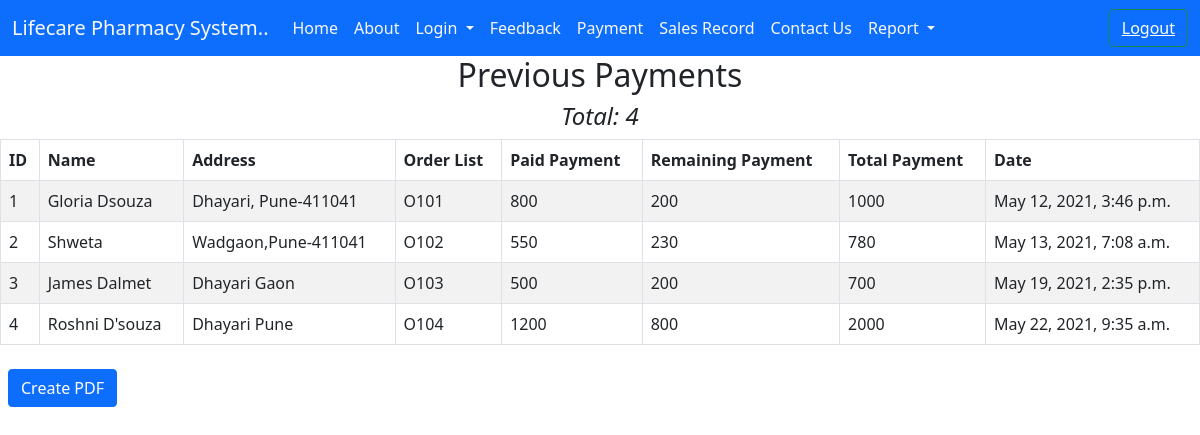
The page /PReport on the database its author committed.
### Home/models.py (models this page shows)
class Payment(models.Model):
    name = models.CharField(max_length=250)
    email_id = models.CharField(max_length=250)
    address = models.TextField()
    order_list = models.CharField(max_length=250)
    paid_payment = models.IntegerField(max_length=250)
    remaining_payment = models.CharField(max_length=250)
    total_payment = models.CharField(max_length=250)
    added_on = models.DateTimeField(auto_now_add=True)
    def __str__(self):
        return self.name

### Home/views.py (the view)
# urls.py: path('PReport',views.PReport, name='PReport'),
def PReport(request):
    home = Payment.objects.all()
    return render(request,"PReport.html", {'messages': home,"messages":home})

### templates/PReport.html (shortened to what this page needs)
{% extends 'base.html' %}
{% block body %}
    <div class="row">
        <div class="col-md-12">
            <h2 class="text-center">Previous Payments</h2>
            <h4 class="text-center"><em>Total: {{messages|length}}</em></h4>
            <table class="table table-bordered table-striped table-hover">
                <thead class="thead-dark">
                    <tr>
                        <th>ID</th>
                        <th>Name</th>
                        <th>Address</th>
                        <th> Order List</th>
                        <th>Paid Payment</th>
                        <th>Remaining Payment</th>
                        <th>Total Payment</th>
                        <th>Date</th>
                    </tr>
                </thead>
                <tbody>
                    {% for msg in messages %}
                        <tr>
                            <td>{{msg.id}}</td>
                            <td>{{msg.name}}</td>
                            <td>{{msg.address}}</td>
                            <td>{{msg.order_list}}</td>
                            <td>{{msg.paid_payment}}</td>
                            <td>{{msg.remaining_payment}}</td>
                            <td>{{msg.total_payment}}</td>
                            <td>{{msg.added_on}}</td>
                        </tr>
                    {% endfor%}
                </tbody>
            </table>
            <a class="btn btn-primary m-2" href="/paypdf_report">Create PDF</a>
        </div>
    </div>
{% endblock body %}

### rows shown on the page
Payment: id "1", name "Gloria Dsouza", address "Dhayari, Pune-411041", order_list "O101", paid_payment "800", remaining_payment "200", total_payment "1000", added_on "May 12, 2021, 3:46 p.m."
Payment: id "2", name "Shweta", address "Wadgaon,Pune-411041", order_list "O102", paid_payment "550", remaining_payment "230", total_payment "780", added_on "May 13, 2021, 7:08 a.m."
Payment: id "3", name "James Dalmet", address "Dhayari Gaon", order_list "O103", paid_payment "500", remaining_payment "200", total_payment "700", added_on "May 19, 2021, 2:35 p.m."
Payment: id "4", name "Roshni D'souza", address "Dhayari Pune", order_list "O104", paid_payment "1200", remaining_payment "800", total_payment "2000", added_on "May 22, 2021, 9:35 a.m."

### other values the page prints
{{ messages|length }} "4"
